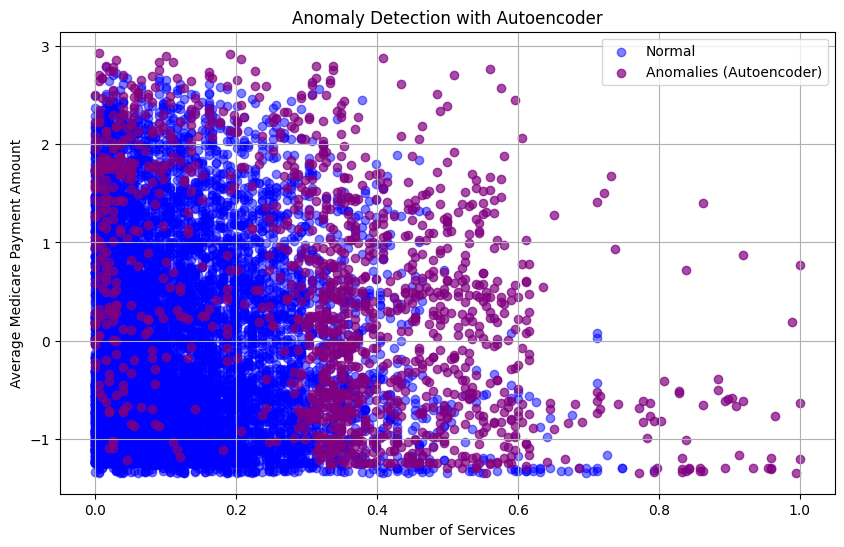

The script that drew this image:
import pandas as pd
import numpy as np
import matplotlib.pyplot as plt
from sklearn.preprocessing import StandardScaler, MinMaxScaler
from sklearn.model_selection import train_test_split
from tensorflow.keras.models import Sequential
from tensorflow.keras.layers import Dense, BatchNormalization, Dropout
from tensorflow.keras.callbacks import EarlyStopping
from sklearn.metrics import precision_score, recall_score, f1_score, accuracy_score
import seaborn as sns
from sklearn.metrics import confusion_matrix

# Load the pre-encoded data
df = pd.read_csv('final_healthcare_encoded_data.csv')

# Define numeric columns
numeric_columns = [
    'Number of Services', 'Number of Medicare Beneficiaries',
    'Number of Distinct Medicare Beneficiary/Per Day Services', 'Average Medicare Allowed Amount',
    'Average Submitted Charge Amount', 'Average Medicare Payment Amount',
    'Average Medicare Standardized Amount'
]

# Normalize and standardize selected columns
columns_to_normalize = [
    'Number of Services', 'Number of Medicare Beneficiaries', 'Number of Distinct Medicare Beneficiary/Per Day Services'
]
columns_to_standardize = [
    'Average Medicare Allowed Amount', 'Average Submitted Charge Amount', 
    'Average Medicare Payment Amount', 'Average Medicare Standardized Amount'
]

# MinMax scaling and Standard scaling
minmax_scaler = MinMaxScaler()
normalized_df = pd.DataFrame(minmax_scaler.fit_transform(df[columns_to_normalize]), columns=columns_to_normalize)

standard_scaler = StandardScaler()
standardized_df = pd.DataFrame(standard_scaler.fit_transform(df[columns_to_standardize]), columns=columns_to_standardize)

# Combine into final dataset
final_dataset = pd.concat([df.drop(columns=columns_to_normalize + columns_to_standardize),
                           normalized_df, standardized_df], axis=1)

# Split data into training and testing sets
X_train, X_test = train_test_split(final_dataset[numeric_columns], test_size=0.2, random_state=42)

# Define Autoencoder model with improved architecture
input_dim = X_train.shape[1]
encoding_dim = int(input_dim * 1.5)  # Increased capacity

autoencoder = Sequential([
    # Encoder
    Dense(encoding_dim, activation="relu", input_shape=(input_dim,)),
    BatchNormalization(),
    Dropout(0.2),
    Dense(int(encoding_dim/2), activation="relu"),
    BatchNormalization(),
    Dropout(0.2),
    Dense(int(encoding_dim/4), activation="relu"),
    BatchNormalization(),
    
    # Decoder
    Dense(int(encoding_dim/2), activation="relu"),
    BatchNormalization(),
    Dense(encoding_dim, activation="relu"),
    BatchNormalization(),
    Dense(input_dim, activation="linear")
])

autoencoder.compile(optimizer="adam", loss="mse")

# Add Early Stopping
early_stopping = EarlyStopping(
    monitor='val_loss',
    patience=5,
    restore_best_weights=True
)

# Train the Autoencoder with modified parameters
history = autoencoder.fit(
    X_train, X_train,
    epochs=100,
    batch_size=64,
    validation_split=0.2,
    callbacks=[early_stopping],
    verbose=1
)

# Calculate reconstruction error on the test set
X_test_pred = autoencoder.predict(X_test)
mse = np.mean(np.power(X_test - X_test_pred, 2), axis=1)

# Set a threshold for anomaly detection
threshold = mse.mean() + mse.std()
final_dataset['anomaly_autoencoder'] = (mse > threshold).astype(int)

# Separate normal data and anomalies
anomalies_autoencoder = final_dataset[final_dataset['anomaly_autoencoder'] == 1]
normal_data_autoencoder = final_dataset[final_dataset['anomaly_autoencoder'] == 0]

# Display anomalies
print("Anomalies detected by Autoencoder:")
print(anomalies_autoencoder.head())
print(f"Total number of anomalies detected by Autoencoder: {anomalies_autoencoder.shape[0]}")

# Plotting anomalies vs normal data
plt.figure(figsize=(10, 6))
plt.scatter(normal_data_autoencoder['Number of Services'], normal_data_autoencoder['Average Medicare Payment Amount'], 
            color='blue', label='Normal', alpha=0.5)
plt.scatter(anomalies_autoencoder['Number of Services'], anomalies_autoencoder['Average Medicare Payment Amount'], 
            color='purple', label='Anomalies (Autoencoder)', alpha=0.7)
plt.xlabel('Number of Services')
plt.ylabel('Average Medicare Payment Amount')
plt.title('Anomaly Detection with Autoencoder')
plt.legend()
plt.grid()
plt.show()

# Add performance visualization
plt.figure(figsize=(12, 4))
plt.subplot(1, 2, 1)
plt.plot(history.history['loss'], label='Training Loss')
plt.plot(history.history['val_loss'], label='Validation Loss')
plt.title('Model Loss During Training')
plt.xlabel('Epoch')
plt.ylabel('Loss')
plt.legend()

# Calculate and display performance metrics
# Create a validation set for threshold tuning
X_val, X_test, y_val, y_test = train_test_split(X_test, mse, test_size=0.5, random_state=42)

# Find optimal threshold using validation set
thresholds = np.linspace(mse.min(), mse.max(), 100)
best_f1 = 0
best_threshold = None

for threshold in thresholds:
    y_pred = (y_val > threshold).astype(int)
    f1 = f1_score(final_dataset.iloc[y_val.index]['anomaly_autoencoder'], y_pred)
    if f1 > best_f1:
        best_f1 = f1
        best_threshold = threshold

# Use best threshold for final predictions
y_pred_final = (y_test > best_threshold).astype(int)
y_true = final_dataset.iloc[y_test.index]['anomaly_autoencoder']

# Calculate metrics
accuracy = accuracy_score(y_true, y_pred_final)
precision = precision_score(y_true, y_pred_final)
recall = recall_score(y_true, y_pred_final)
f1 = f1_score(y_true, y_pred_final)

print("\nModel Performance Metrics:")
print(f"Accuracy: {accuracy:.4f}")
print(f"Precision: {precision:.4f}")
print(f"Recall: {recall:.4f}")
print(f"F1-Score: {f1:.4f}")

# Plot confusion matrix
plt.subplot(1, 2, 2)
cm = confusion_matrix(y_true, y_pred_final)
sns.heatmap(cm, annot=True, fmt='d', cmap='Blues')
plt.title('Confusion Matrix')
plt.xlabel('Predicted')
plt.ylabel('True')
plt.tight_layout()
plt.show()

# Save the final dataset with Autoencoder anomaly labels
final_dataset.to_csv('autoencoder_anomalies.csv', index=False)
